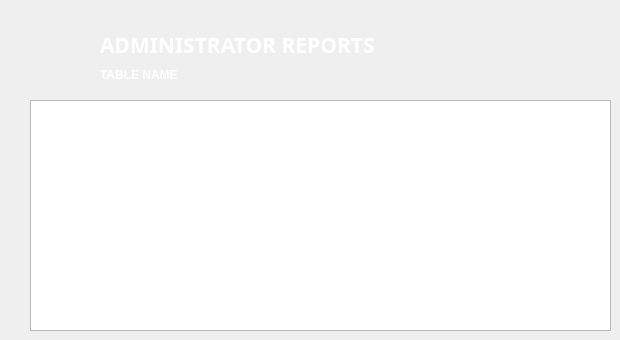
    <widget class="QWidget" name="tab_8">
     <attribute name="title">
      <string>Reports</string>
     </attribute>
     <widget class="QLabel" name="label_80">
      <property name="geometry">
       <rect>
        <x>30</x>
        <y>20</y>
        <width>61</width>
        <height>61</height>
       </rect>
      </property>
      <property name="text">
       <string/>
      </property>
      <property name="pixmap">
       <pixmap>../../../../school_management_pyqt/schl_mgmt_app/src/reports.png</pixmap>
      </property>
      <property name="scaledContents">
       <bool>true</bool>
      </property>
     </widget>
     <widget class="QLabel" name="l61">
      <property name="geometry">
       <rect>
        <x>100</x>
        <y>60</y>
        <width>301</width>
        <height>29</height>
       </rect>
      </property>
      <property name="font">
       <font>
        <weight>75</weight>
        <bold>true</bold>
       </font>
      </property>
      <property name="layoutDirection">
       <enum>Qt::LeftToRight</enum>
      </property>
      <property name="styleSheet">
       <string notr="true">color: rgb(255, 255, 255);

   font-weight: bold;
   text-transform: uppercase;
</string>
      </property>
      <property name="text">
       <string>TABLE NAME</string>
      </property>
      <property name="scaledContents">
       <bool>true</bool>
      </property>
      <property name="alignment">
       <set>Qt::AlignLeading|Qt::AlignLeft|Qt::AlignVCenter</set>
      </property>
     </widget>
     <widget class="QLabel" name="label_82">
      <property name="geometry">
       <rect>
        <x>100</x>
        <y>30</y>
        <width>301</width>
        <height>29</height>
       </rect>
      </property>
      <property name="font">
       <font>
        <family>Poppins</family>
        <pointsize>16</pointsize>
        <weight>75</weight>
        <bold>true</bold>
        <kerning>true</kerning>
       </font>
      </property>
      <property name="layoutDirection">
       <enum>Qt::LeftToRight</enum>
      </property>
      <property name="styleSheet">
       <string notr="true">color: rgb(255, 255, 255);</string>
      </property>
      <property name="text">
       <string>ADMINISTRATOR REPORTS</string>
      </property>
      <property name="scaledContents">
       <bool>true</bool>
      </property>
      <property name="alignment">
       <set>Qt::AlignLeading|Qt::AlignLeft|Qt::AlignVCenter</set>
      </property>
     </widget>
     <widget class="QTableWidget" name="tableReport">
      <property name="geometry">
       <rect>
        <x>30</x>
        <y>100</y>
        <width>581</width>
        <height>231</height>
       </rect>
      </property>
      <property name="styleSheet">
       <string notr="true">QHeaderView::section {
background-color: rgb(22, 33, 62);
color: rgb(255, 255, 255);
font-weight: bold;
text-transform: uppercase;
      }
QTableWidget::item {
background-color: rgb(22, 33, 62);
color: rgb(255, 255, 255);
    }

</string>
      </property>
     </widget>
    </widget>
